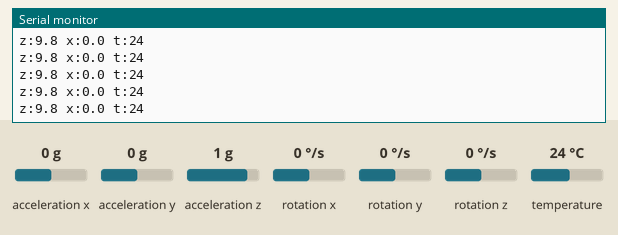
A sketch run on a simulated Arduino Uno, built with avr-gcc and run on an emulated ATmega328P. Shown: the last lines printed to the serial monitor. The test bench sets the inputs (shaded band); at power-on: acceleration x 0 g, acceleration z 1 g, temperature 24 °C, acceleration y 0 g, rotation x 0 °/s, rotation y 0 °/s, rotation z 0 °/s.

Above: at 1.2 s.
1.3 s: acceleration x set to -1.4 g
At 1.35 s:
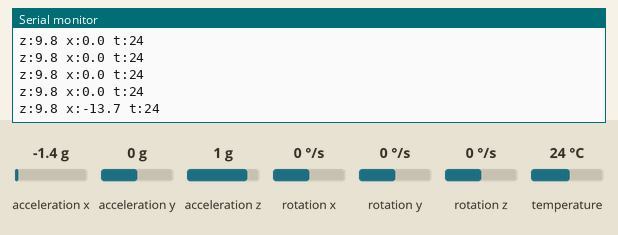
2.8 s: acceleration z set to -1.4 g
At 2.89 s:
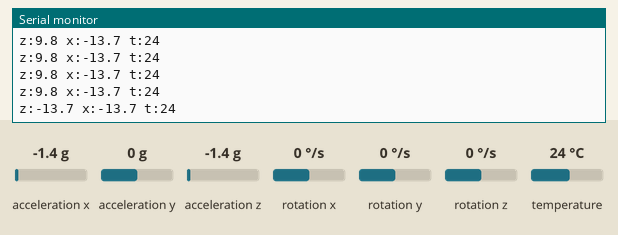
4.3 s: temperature set to 12 °C
At 4.34 s:
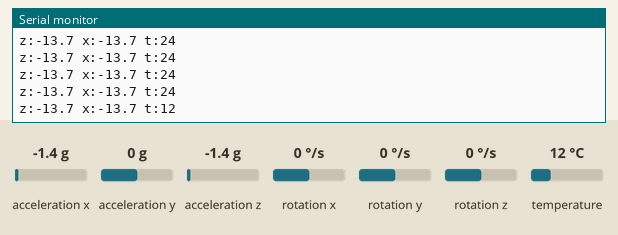

Measured:
- after the input at 1.3 s, the serial monitor: prints a new line at once (image 1)
- after the input at 2.8 s, the serial monitor: prints a new line after 0.09 s (image 2)
- after the input at 4.3 s, the serial monitor: prints a new line at once (image 3)

The sketch:

i2c-mpu-adafruit.ino
```cpp
// The usual student sketch: Adafruit_MPU6050.
#include <Adafruit_MPU6050.h>
#include <Adafruit_Sensor.h>
#include <Wire.h>

Adafruit_MPU6050 mpu;

void setup() {
  Serial.begin(115200);
  if (!mpu.begin()) { Serial.println("no mpu"); while (1) delay(10); }
  Serial.println("mpu ok");
}

void loop() {
  sensors_event_t a, g, t;
  mpu.getEvent(&a, &g, &t);
  Serial.print("z:"); Serial.print(a.acceleration.z, 1);
  Serial.print(" x:"); Serial.print(a.acceleration.x, 1);
  Serial.print(" t:"); Serial.println(t.temperature, 0);
  delay(100);
}
```
